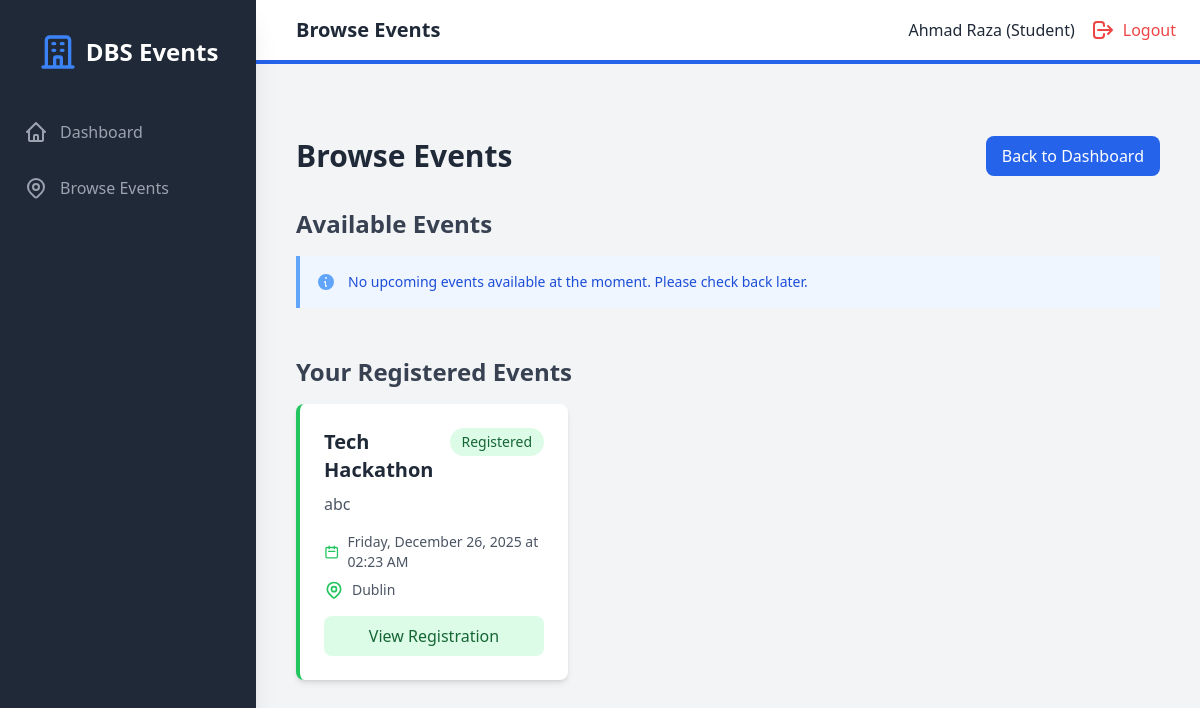
/student/events (signed in), run on the app's committed database.
### models.py (models this page shows, shortened)
class User(UserMixin, db.Model):
    id = db.Column(db.Integer, primary_key=True)
    student_number = db.Column(db.String(50), unique=True, nullable=True)
    email = db.Column(db.String(120), unique=True, nullable=False)
    password_hash = db.Column(db.String(200), nullable=False)
    name = db.Column(db.String(100), nullable=False)
    role = db.Column(db.String(20), nullable=False)  # superadmin, organizer, student
    created_at = db.Column(db.DateTime, default=datetime.utcnow)
    societies = db.relationship('Society', backref='head', lazy=True)
    events_created = db.relationship('Event', backref='creator', lazy=True)
    registrations = db.relationship('Registration', backref='student', lazy=True)

class Event(db.Model):
    id = db.Column(db.Integer, primary_key=True)
    title = db.Column(db.String(200), nullable=False)
    description = db.Column(db.Text, nullable=True)
    event_date = db.Column(db.DateTime, nullable=False)
    location = db.Column(db.String(200), nullable=False)
    capacity = db.Column(db.Integer, nullable=False)
    is_paid = db.Column(db.Boolean, default=False)
    cost = db.Column(db.Float, default=0.0)
    society_id = db.Column(db.Integer, db.ForeignKey('society.id'), nullable=True)
    created_by = db.Column(db.Integer, db.ForeignKey('user.id'), nullable=False)
    created_at = db.Column(db.DateTime, default=datetime.utcnow)
    registrations = db.relationship('Registration', backref='event', lazy=True, cascade='all, delete-orphan')

### backend/routes/student.py (the view)
@student_bp.route("/student/events", endpoint="browse_events")
@student_required
def browse_events():
    registered_event_ids = [r.event_id for r in
                         Registration.query.filter_by(student_id=current_user.id).all()]
    upcoming_events = Event.query.filter(
        Event.event_date >= datetime.utcnow()
    ).order_by(Event.event_date.asc()).all()
    registered_events = [e for e in upcoming_events if e.id in registered_event_ids]
    available_events = [e for e in upcoming_events if e.id not in registered_event_ids]
    return render_template(
        "student/browse_events.html",
        available_events=available_events,
        registered_events=registered_events
    )

### backend/main.py (called while the page is built)
@login_manager.user_loader
def load_user(user_id):
    return User.query.get(int(user_id))

### frontend/templates/student/browse_events.html (shortened to what this page needs)
{% extends "base.html" %}
{% block header_title %}Browse Events{% endblock %}
{% block auth_content %}
<div class="container mx-auto px-4 py-8">
    <div class="flex justify-between items-center mb-8">
        <h1 class="text-3xl font-bold text-gray-800">Browse Events</h1>
        <a href="{{ url_for('student.student_dashboard') }}"
           class="bg-blue-600 hover:bg-blue-700 text-white px-4 py-2 rounded-lg transition-colors">
            Back to Dashboard
        </a>
    </div>
    <div class="mb-12">
        <h2 class="text-2xl font-semibold text-gray-700 mb-4">Available Events</h2>
        {% if available_events %}
        <div class="grid grid-cols-1 md:grid-cols-2 lg:grid-cols-3 gap-6">
            {% for event in available_events %}
            <div class="bg-white rounded-lg shadow-md overflow-hidden hover:shadow-lg transition-shadow">
                <div class="p-6">
                    <div class="flex justify-between items-start mb-2">
                        <h3 class="text-xl font-bold text-gray-800">{{ event.title }}</h3>
                        <span class="px-3 py-1 bg-blue-100 text-blue-800 text-sm font-medium rounded-full">
                            {{ event.society.name if event.society else 'General' }}
                        </span>
                    </div>
                    <p class="text-gray-600 mb-4">{{ event.description }}</p>
                    <div class="space-y-2 text-sm text-gray-600 mb-4">
                        <div class="flex items-center">
                            <svg class="w-5 h-5 mr-2 text-blue-500" fill="none" stroke="currentColor" viewBox="0 0 24 24">
                                <path stroke-linecap="round" stroke-linejoin="round" stroke-width="2" d="M8 7V3m8 4V3m-9 8h10M5 21h14a2 2 0 002-2V7a2 2 0 00-2-2H5a2 2 0 00-2 2v12a2 2 0 002 2z"></path>
                            </svg>
                            {{ event.event_date.strftime('%A, %B %d, %Y at %I:%M %p') }}
                        </div>
                        <div class="flex items-center">
                            <svg class="w-5 h-5 mr-2 text-blue-500" fill="none" stroke="currentColor" viewBox="0 0 24 24">
                                <path stroke-linecap="round" stroke-linejoin="round" stroke-width="2" d="M17.657 16.657L13.414 20.9a1.998 1.998 0 01-2.827 0l-4.244-4.243a8 8 0 1111.314 0z"></path>
                                <path stroke-linecap="round" stroke-linejoin="round" stroke-width="2" d="M15 11a3 3 0 11-6 0 3 3 0 016 0z"></path>
                            </svg>
                            {{ event.location }}
                        </div>
                        <div class="flex items-center">
                            <svg class="w-5 h-5 mr-2 text-blue-500" fill="none" stroke="currentColor" viewBox="0 0 24 24">
                                <path stroke-linecap="round" stroke-linejoin="round" stroke-width="2" d="M17 20h5v-2a3 3 0 00-5.356-1.857M17 20H7m10 0v-2c0-.656-.126-1.283-.356-1.857M7 20H2v-2a3 3 0 015.356-1.857M7 20v-2c0-.656.126-1.283.356-1.857m0 0a5.002 5.002 0 019.288 0M15 7a3 3 0 11-6 0 3 3 0 016 0zm6 3a2 2 0 11-4 0 2 2 0 014 0zM7 10a2 2 0 11-4 0 2 2 0 014 0z"></path>
                            </svg>
                            {{ event.get_registered_count() }} / {{ event.capacity }} registered
                            ({{ event.available_slots() }} spots left)
                        </div>
                        {% if event.is_paid %}
                        <div class="flex items-center">
                            <svg class="w-5 h-5 mr-2 text-blue-500" fill="none" stroke="currentColor" viewBox="0 0 24 24">
                                <path stroke-linecap="round" stroke-linejoin="round" stroke-width="2" d="M12 8c-1.657 0-3 .895-3 2s1.343 2 3 2 3 .895 3 2-1.343 2-3 2m0-8c1.11 0 2.08.402 2.599 1M12 8V7m0 1v8m0 0v1m0-1c-1.11 0-2.08-.402-2.599-1M21 12a9 9 0 11-18 0 9 9 0 0118 0z"></path>
                            </svg>
                            €{{ "%.2f"|format(event.cost) }}
                        </div>
                        {% endif %}
                    </div>
                    <a href="{{ url_for('student.register_event', event_id=event.id) }}"
                       class="block w-full text-center bg-blue-600 hover:bg-blue-700 text-white py-2 px-4 rounded-lg transition-colors">
                        Register Now
                    </a>
                </div>
            </div>
            {% endfor %}
        </div>
        {% else %}
        <div class="bg-blue-50 border-l-4 border-blue-400 p-4">
            <div class="flex">
                <div class="flex-shrink-0">
                    <svg class="h-5 w-5 text-blue-400" xmlns="http://www.w3.org/2000/svg" viewBox="0 0 20 20" fill="currentColor">
                        <path fill-rule="evenodd" d="M18 10a8 8 0 11-16 0 8 8 0 0116 0zm-7-4a1 1 0 11-2 0 1 1 0 012 0zM9 9a1 1 0 000 2v3a1 1 0 001 1h.01a1 1 0 100-2H10V9z" clip-rule="evenodd" />
                    </svg>
                </div>
                <div class="ml-3">
                    <p class="text-sm text-blue-700">
                        No upcoming events available at the moment. Please check back later.
                    </p>
                </div>
            </div>
        </div>
        {% endif %}
    </div>
    {% if registered_events %}
    <div>
        <h2 class="text-2xl font-semibold text-gray-700 mb-4">Your Registered Events</h2>
        <div class="grid grid-cols-1 md:grid-cols-2 lg:grid-cols-3 gap-6">
            {% for event in registered_events %}
            <div class="bg-white rounded-lg shadow-md overflow-hidden border-l-4 border-green-500">
                <div class="p-6">
                    <div class="flex justify-between items-start mb-2">
                        <h3 class="text-xl font-bold text-gray-800">{{ event.title }}</h3>
                        <span class="px-3 py-1 bg-green-100 text-green-800 text-sm font-medium rounded-full">
                            Registered
                        </span>
                    </div>
                    <p class="text-gray-600 mb-4">{{ event.description }}</p>
                    <div class="space-y-2 text-sm text-gray-600 mb-4">
                        <div class="flex items-center">
                            <svg class="w-5 h-5 mr-2 text-green-500" fill="none" stroke="currentColor" viewBox="0 0 24 24">
                                <path stroke-linecap="round" stroke-linejoin="round" stroke-width="2" d="M8 7V3m8 4V3m-9 8h10M5 21h14a2 2 0 002-2V7a2 2 0 00-2-2H5a2 2 0 00-2 2v12a2 2 0 002 2z"></path>
                            </svg>
                            {{ event.event_date.strftime('%A, %B %d, %Y at %I:%M %p') }}
                        </div>
                        <div class="flex items-center">
                            {{ event.location }}
                        </div>
                    </div>
                    <a href="{{ url_for('student.student_dashboard') }}"
                       class="block w-full text-center bg-green-100 hover:bg-green-200 text-green-800 py-2 px-4 rounded-lg transition-colors">
                        View Registration
                    </a>
                </div>
            </div>
            {% endfor %}
        </div>
    </div>
    {% endif %}
</div>
{% endblock %}

### frontend/templates/base.html (shortened to what this page needs)
<!DOCTYPE html>
<html lang="en">
<head>
    <script src="https://cdn.tailwindcss.com"></script>
    <link rel="stylesheet" href="{{ url_for('static', filename='css/style.css') }}">
</head>
<body class="bg-gray-100">
    {% if current_user.is_authenticated %}
    <div class="flex h-screen bg-gray-100">
        <div id="sidebar" class="sidebar fixed inset-y-0 left-0 z-30 w-64 bg-gray-800 overflow-y-auto transition duration-300 ease-out md:translate-x-0 md:static md:shadow-xl sidebar-closed">
            <div class="flex items-center justify-center mt-8">
                <div class="flex items-center">
                    <svg class="h-10 w-10 text-blue-500" fill="none" stroke="currentColor" viewBox="0 0 24 24">
                        <path stroke-linecap="round" stroke-linejoin="round" stroke-width="2" d="M19 21V5a2 2 0 00-2-2H7a2 2 0 00-2 2v16m14 0h2m-2 0h-5m-9 0H3m2 0h5M9 7h1m-1 4h1m4-4h1m-1 4h1m-5 10v-5a1 1 0 011-1h2a1 1 0 011 1v5m-4 0h4"></path>
                    </svg>
                    <span class="text-white text-2xl font-semibold ml-2">DBS Events</span>
                </div>
            </div>
            <nav class="mt-10">
                {% if current_user.role == 'superadmin' %}
                    <a class="flex items-center mt-4 py-2 px-6 text-gray-400 hover:bg-gray-700 hover:text-white" href="{{ url_for('admin.admin_dashboard') }}">
                        <svg class="h-6 w-6" fill="none" stroke="currentColor" viewBox="0 0 24 24"><path stroke-linecap="round" stroke-linejoin="round" stroke-width="2" d="M3 12l2-2m0 0l7-7 7 7M5 10v10a1 1 0 001 1h3m10-11l2 2m-2-2v10a1 1 0 01-1 1h-3m-6 0a1 1 0 001-1v-4a1 1 0 011-1h2a1 1 0 011 1v4a1 1 0 001 1m-6 0h6"></path></svg>
                        <span class="mx-3">Dashboard</span>
                    </a>
                    <a class="flex items-center mt-4 py-2 px-6 text-gray-400 hover:bg-gray-700 hover:text-white" href="{{ url_for('admin.admin_organizers') }}">
                        <svg class="h-6 w-6" fill="none" stroke="currentColor" viewBox="0 0 24 24"><path stroke-linecap="round" stroke-linejoin="round" stroke-width="2" d="M17 20h5v-2a3 3 0 00-5.356-1.857M17 20H7m10 0v-2c0-.656-.126-1.283-.356-1.857m0 0a5.002 5.002 0 019.288 0M15 7a3 3 0 11-6 0 3 3 0 016 0zm6 3a2 2 0 11-4 0 2 2 0 014 0zM7 10a2 2 0 11-4 0 2 2 0 014 0z"></path></svg>
                        <span class="mx-3">Organizers</span>
                    </a>
                    <a class="flex items-center mt-4 py-2 px-6 text-gray-400 hover:bg-gray-700 hover:text-white" href="{{ url_for('admin.admin_students') }}">
                        <svg class="h-6 w-6" fill="none" stroke="currentColor" viewBox="0 0 24 24"><path stroke-linecap="round" stroke-linejoin="round" stroke-width="2" d="M12 4.354a4 4 0 110 5.292M15 21H3v-1a6 6 0 0112 0v1zm0 0h6v-1a6 6 0 00-9-5.197M13 7a4 4 0 11-8 0 4 4 0 018 0z"></path></svg>
                        <span class="mx-3">Students</span>
                    </a>
                    <a class="flex items-center mt-4 py-2 px-6 text-gray-400 hover:bg-gray-700 hover:text-white" href="{{ url_for('admin.admin_societies') }}">
                        <svg class="h-6 w-6" fill="none" stroke="currentColor" viewBox="0 0 24 24"><path stroke-linecap="round" stroke-linejoin="round" stroke-width="2" d="M19 21V5a2 2 0 00-2-2H7a2 2 0 00-2 2v16m14 0h2m-2 0h-5m-9 0H3m2 0h5M9 7h1m-1 4h1m4-4h1m-1 4h1m-5 10v-5a1 1 0 011-1h2a1 1 0 011 1v5m-4 0h4"></path></svg>
                        <span class="mx-3">Societies</span>
                    </a>
                    <a class="flex items-center mt-4 py-2 px-6 text-gray-400 hover:bg-gray-700 hover:text-white" href="{{ url_for('admin.admin_events') }}">
                        <svg class="h-6 w-6" fill="none" stroke="currentColor" viewBox="0 0 24 24"><path stroke-linecap="round" stroke-linejoin="round" stroke-width="2" d="M8 7V3m8 4V3m-9 8h10M5 21h14a2 2 0 002-2V7a2 2 0 00-2-2H5a2 2 0 00-2 2v12a2 2 0 002 2z"></path></svg>
                        <span class="mx-3">All Events</span>
                    </a>
                {% elif current_user.role == 'student' %}
                    <a class="flex items-center mt-4 py-2 px-6 text-gray-400 hover:bg-gray-700 hover:text-white" href="{{ url_for('student.student_dashboard') }}">
                        <svg class="h-6 w-6" fill="none" stroke="currentColor" viewBox="0 0 24 24"><path stroke-linecap="round" stroke-linejoin="round" stroke-width="2" d="M3 12l2-2m0 0l7-7 7 7M5 10v10a1 1 0 001 1h3m10-11l2 2m-2-2v10a1 1 0 01-1 1h-3m-6 0a1 1 0 001-1v-4a1 1 0 011-1h2a1 1 0 011 1v4a1 1 0 001 1m-6 0h6"></path></svg>
                        <span class="mx-3">Dashboard</span>
                    </a>
                    <a class="flex items-center mt-4 py-2 px-6 text-gray-400 hover:bg-gray-700 hover:text-white" href="{{ url_for('student.browse_events') }}">
                        <span class="mx-3">Browse Events</span>
                    </a>
                {% endif %}
            </nav>
        </div>
        <div class="flex-1 flex flex-col overflow-hidden">
            <header class="flex justify-between items-center py-4 px-6 bg-white border-b-4 border-blue-600">
                <div class="flex items-center">
                    <h1 class="text-xl font-semibold text-gray-800 ml-4">{% block header_title %}{% endblock %}</h1>
                </div>
                <div class="flex items-center">
                    <span class="text-gray-800 mr-4">{{ current_user.name }} ({{ current_user.role | capitalize }})</span>
                    <a href="{{ url_for('public.logout') }}" class="flex items-center text-red-500 hover:text-red-700">
                        <svg class="h-6 w-6" fill="none" stroke="currentColor" viewBox="0 0 24 24"><path stroke-linecap="round" stroke-linejoin="round" stroke-width="2" d="M17 16l4-4m0 0l-4-4m4 4H7m6 4v1a3 3 0 01-3 3H6a3 3 0 01-3-3v-10a3 3 0 013-3h4a3 3 0 013 3v1"></path></svg>
                        <span class="ml-2 hidden sm:inline">Logout</span>
                    </a>
                </div>
            </header>
            <div class="px-6 pt-4">
            </div>
            <main class="flex-1 overflow-x-hidden overflow-y-auto bg-gray-100 p-6">
                {% block auth_content %}{% endblock %}
            </main>
        </div>
    </div>
    {% endif %}
</body>
</html>

### frontend/static/css/style.css (style rules this page uses)
body { font-family: 'Segoe UI', Tahoma, Geneva, Verdana, sans-serif; }
a, button { transition: all 0.3s ease; }

### frontend/templates/base.html (style rules this page uses)
.sidebar { transition: transform 0.3s ease-in-out; }
.sidebar-closed { transform: translateX(-100%); }
@media (min-width: 768px) { .sidebar-closed { transform: translateX(0); } }

### data on the page
User: name "Ahmad Raza", role "Student"
Event: title "Tech Hackathon", description "abc", event_date "Friday, December 26, 2025 at 02:23 AM", location "Dublin"
